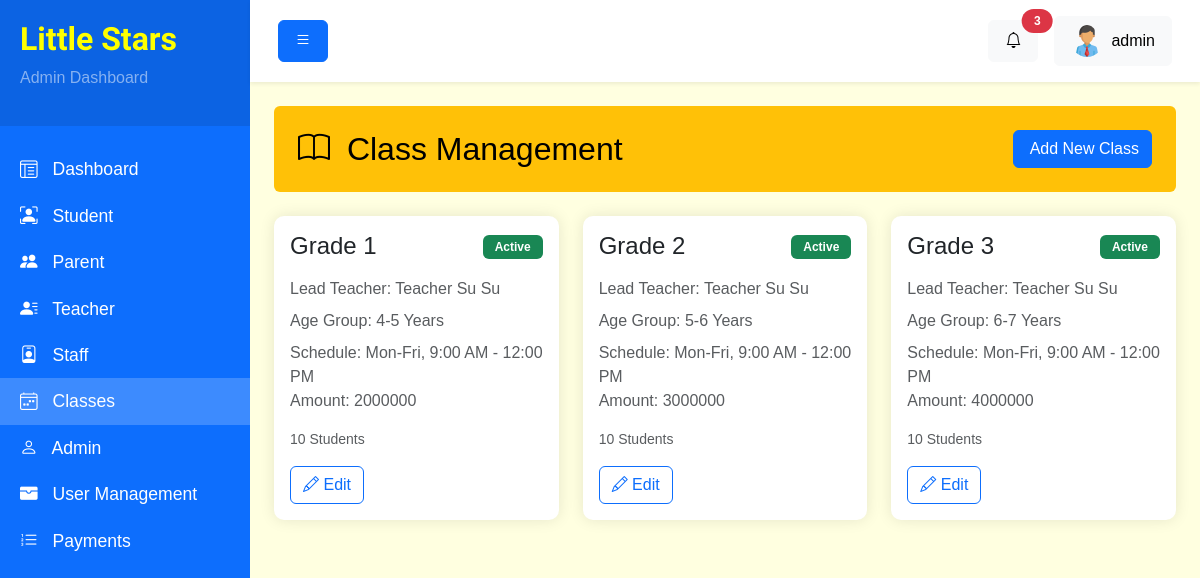
The page /backend/classes.php (signed in) on the database as committed earlier.
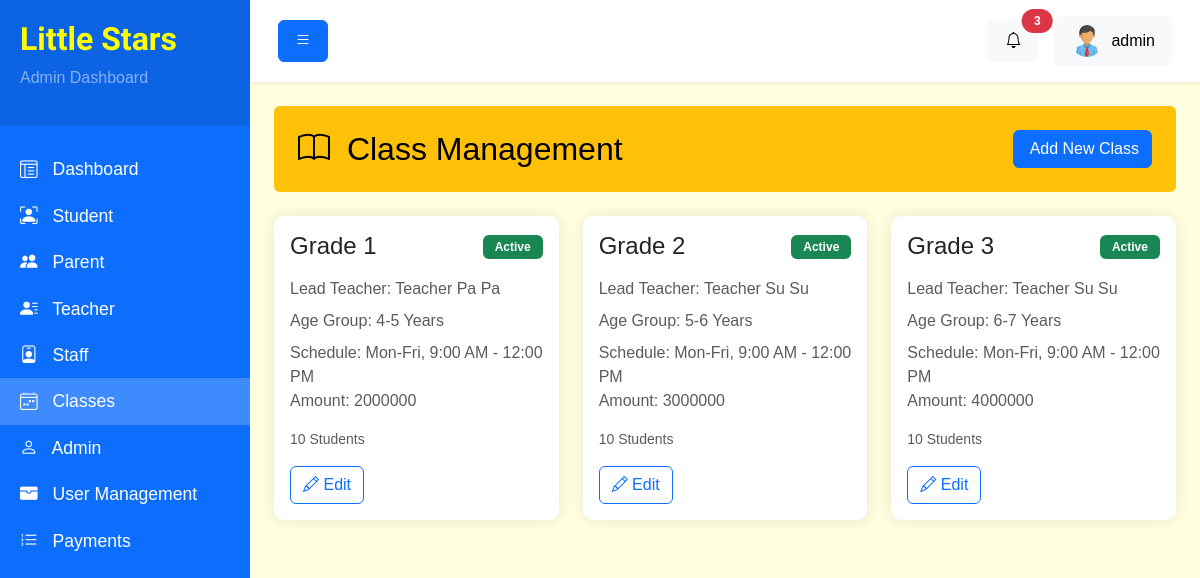
The same page on the database as committed later.
### tables this page shows
CREATE TABLE `Classes` (
  `class_id` int NOT NULL,
  `teacher_id` int NOT NULL,
  `class_name` varchar(50) NOT NULL,
  `class_photo` varchar(255) DEFAULT NULL,
  `fees` int NOT NULL,
  `age_group` varchar(50) NOT NULL,
  `max_students` int DEFAULT NULL,
  `schedule` text,
  `start_date` date NOT NULL,
  `status` enum('active','inactive') NOT NULL DEFAULT 'active'
);

CREATE TABLE `Teachers` (
  `teacher_id` int NOT NULL,
  `user_id` int NOT NULL,
  `name` varchar(50) NOT NULL,
  `photo` varchar(255) DEFAULT NULL,
  `position` varchar(255) DEFAULT NULL,
  `phone` varchar(50) NOT NULL,
  `experience` varchar(50) DEFAULT NULL,
  `qualification` varchar(255) DEFAULT NULL,
  `hire_date` date NOT NULL,
  `salary` int DEFAULT NULL,
  `address` text
);

### backend/components/classes/cards.php (the view)
<div class="row">
<?php
    $get_class_list_query = "SELECT * , Teachers.name as teacher_name FROM Classes LEFT JOIN Teachers ON Classes.teacher_id = Teachers.teacher_id";
    $statement = $pdo->prepare($get_class_list_query);
    $statement->execute();
    $classes = [];
    while($class = $statement->fetch(PDO::FETCH_ASSOC)) {
        $classes[] = $class;
    }
?>
<?php if(count($classes) > 0) : ?>
    <?php foreach($classes as $class) : ?>
    <div class="col-md-4 mb-4">
        <div class="card">
            <div class="card-body">
                <div class="d-flex justify-content-between align-items-center mb-3">
                    <h4 class="card-title mb-0"><?= $class['class_name'] ?></h4>
                    <?php if($class['status'] == 'active') : ?>
                    <span class="badge bg-success">Active</span>
                    <?php elseif($class['status'] == 'inactive') : ?>
                    <span class="badge bg-danger">Inactive</span>
                    <?php endif; ?>
                </div>
                <div class="mb-3">
                    <p class="text-muted mb-2">Lead Teacher: <?= $class['teacher_name'] ?></p>
                    <p class="text-muted mb-2">Age Group: <?= $class['age_group'] ?></p>
                    <p class="text-muted mb-0">Schedule: <?= $class['schedule'] ?></p>
                    <p class="text-muted mb-0">Amount: <?= $class['fees'] ?></p>
                </div>
                <div class="d-flex justify-content-between text-muted small mb-3">
                    <span><?= $class['max_students'] ?> Students</span>
                </div>
                <div class="d-flex justify-content-between">
                    <a href="classes-edit.php?id=<?= $class['class_id'] ?>" class="btn btn-outline-primary"><i class="bi bi-pencil"></i> Edit</a>
                </div>
            </div>
        </div>
    </div>
    <?php endforeach; ?>
<?php endif; ?>

Rows that differ between the two databases and show on the page:
changed classes "Grade 1": teacher.name "Teacher Su Su" → "Teacher Pa Pa"
